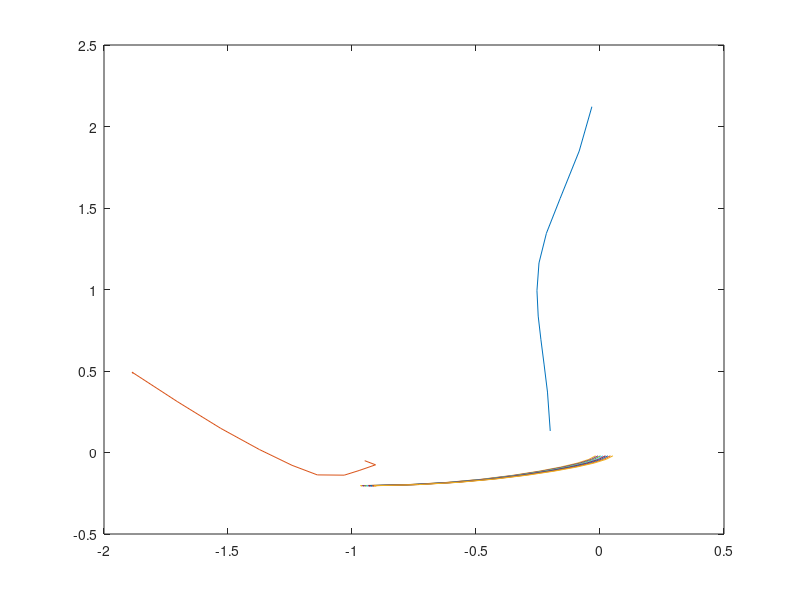

Here is the MATLAB script that generated this plot:
fileID = fopen('state.txt','r');
formatSpec = '%f';
A = fscanf(fileID,formatSpec);

n  = A(1);
ns = A(2);
nx = A(3);
N  = A(4);
d  = A(5);
nMPC = A(6);


A = A(7:length(A));


sol = zeros(d, N+1, n+1, nMPC);

for z = 1:nMPC
    B = A((z-1)*(n*ns*nx+nx) + 1 : z*(n*ns*nx+nx));
    for k=1:n
        for j=1:ns
            for i=1:N+1
                for l=1:d
                    sol(l, i, k, z) = B( (k-1)*ns*nx + (j-1)*nx + (i-1)*d + l);
                end
            end
        end
    end

    C=B(n*ns*nx+1:n*ns*nx+nx);
    length(C);
    for i=1:N+1
        for l=1:d
            sol(l, i, n+1, z) = C((i-1)*d + l);
        end
    end

    for i=1:nMPC
        for j=1:N+1
            plot(reshape(sol(1, j, :, i), 1, n+1), reshape(sol(2, j, :, i), 1, n+1));
            hold all
        end
    end
end